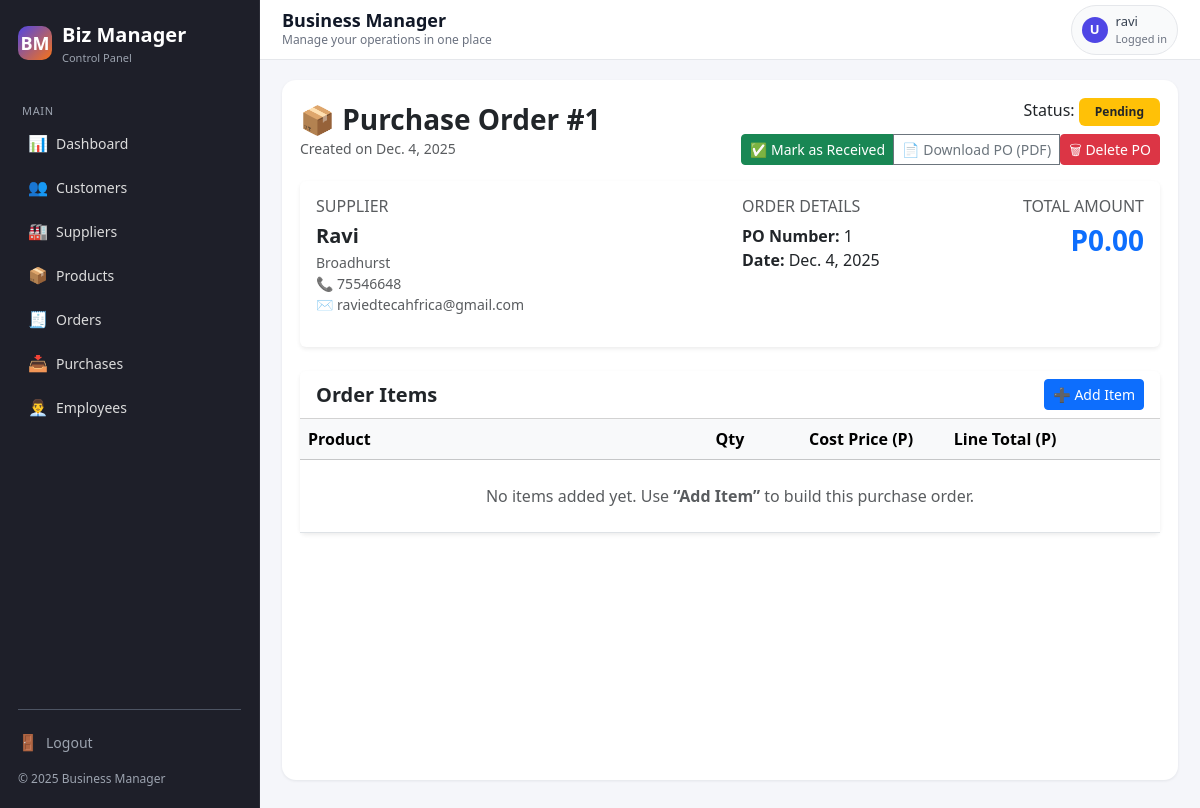
The app's page /sales/orders/1/ (signed in) with its own data.
### sales/models.py (models this page shows, shortened)
class PurchaseOrder(models.Model):
    supplier = models.ForeignKey(Supplier, on_delete=models.CASCADE)
    date = models.DateField(auto_now_add=True)
    status = models.CharField(
        max_length=20,
        choices=[("Pending", "Pending"), ("Received", "Received")],
        default="Pending",
    )
    total_amount = models.DecimalField(max_digits=12, decimal_places=2, default=0)

### crm/models.py (models this page shows, shortened)
class Supplier(models.Model):
    name = models.CharField(max_length=200)
    email = models.EmailField(blank=True, null=True)
    phone = models.CharField(max_length=50, blank=True, null=True)
    address = models.TextField(blank=True, null=True)
    company = models.CharField(max_length=200, blank=True, null=True)
    created_at = models.DateTimeField(auto_now_add=True)

### sales/views.py (the view)
# urls.py: path("orders/<int:pk>/", views.purchase_order_detail, name="purchase_order_detail"),
@login_required
def purchase_order_detail(request, pk):
    po = get_object_or_404(PurchaseOrder, pk=pk)
    items = PurchaseOrderItem.objects.filter(purchase_order=po)
    products = Product.objects.all()
    return render(
        request,
        "sales/po_detail.html",
        {
            "po": po,
            "items": items,
            "products": products,
        },
    )

### inventory/models.py (called while the page is built)
    @property
    def name(self):
        return f"{self.animal_type} - {self.meat_type} ({self.weight_kg} kg)"

### templates/sales/po_detail.html (shortened to what this page needs)
{% extends "base.html" %}
{% block content %}
<div class="d-flex justify-content-between align-items-center mb-3">
    <div>
        <h3 class="fw-bold mb-0">📦 Purchase Order #{{ po.id }}</h3>
        <small class="text-muted">Created on {{ po.date }}</small>
    </div>
    <div class="text-end">
        <p class="mb-2">
            Status:
            {% if po.status == "Pending" %}
                <span class="badge bg-warning text-dark px-3 py-2">Pending</span>
            {% else %}
                <span class="badge bg-success px-3 py-2">Received</span>
            {% endif %}
        </p>
        <div class="btn-group">
            {% if po.status == "Pending" %}
            <a href="{% url 'purchase_order_receive' po.id %}" class="btn btn-success btn-sm">
                ✅ Mark as Received
            </a>
            {% endif %}
            <a href="{% url 'purchase_order_pdf' po.id %}" class="btn btn-outline-secondary btn-sm">
                📄 Download PO (PDF)
            </a>
            <form method="post"
                  action="{% url 'purchase_order_delete' po.id %}"
                  class="d-inline">
                <button type="submit"
                        class="btn btn-danger btn-sm"
                        onclick="return confirm('Are you sure you want to delete this Purchase Order? This action cannot be undone.')">
                    🗑 Delete PO
                </button>
            </form>
        </div>
    </div>
</div>
<div class="card shadow-sm border-0 mb-4">
    <div class="card-body">
        <div class="row">
            <div class="col-md-6 mb-3">
                <h6 class="text-uppercase text-muted mb-2">Supplier</h6>
                <h5 class="fw-semibold mb-0">{{ po.supplier.name }}</h5>
                {% if po.supplier.address %}
                    <div class="small text-muted mt-1">{{ po.supplier.address }}</div>
                {% endif %}
                {% if po.supplier.phone %}
                    <div class="small text-muted">📞 {{ po.supplier.phone }}</div>
                {% endif %}
                {% if po.supplier.email %}
                    <div class="small text-muted">✉️ {{ po.supplier.email }}</div>
                {% endif %}
            </div>
            <div class="col-md-3 mb-3">
                <h6 class="text-uppercase text-muted mb-2">Order Details</h6>
                <div><strong>PO Number:</strong> {{ po.id }}</div>
                <div><strong>Date:</strong> {{ po.date }}</div>
            </div>
            <div class="col-md-3 mb-3 text-md-end">
                <h6 class="text-uppercase text-muted mb-2">Total Amount</h6>
                <h3 class="fw-bold text-primary mb-0">P{{ po.total_amount }}</h3>
            </div>
        </div>
    </div>
</div>
<div class="card shadow-sm border-0 mb-4">
    <div class="card-header bg-white d-flex justify-content-between align-items-center">
        <h5 class="mb-0 fw-semibold">Order Items</h5>
        <button class="btn btn-primary btn-sm" data-bs-toggle="modal" data-bs-target="#addItemModal">
            ➕ Add Item
        </button>
    </div>
    <div class="card-body p-0">
        <div class="table-responsive">
            <table class="table table-hover align-middle mb-0">
                <thead class="table-light">
                    <tr>
                        <th style="width: 40%;">Product</th>
                        <th class="text-center" style="width: 10%;">Qty</th>
                        <th class="text-end" style="width: 15%;">Cost Price (P)</th>
                        <th class="text-end" style="width: 15%;">Line Total (P)</th>
                        <th class="text-center" style="width: 10%;"></th>
                    </tr>
                </thead>
                <tbody>
                    {% for item in items %}
                    <tr>
                        <td>{{ item.product.name }}</td>
                        <td class="text-center">{{ item.quantity }}</td>
                        <td class="text-end">P{{ item.cost_price }}</td>
                        <td class="text-end fw-semibold">P{{ item.line_total }}</td>
                        <td class="text-center">
                            <a href="{% url 'purchase_order_delete_item' po.id item.id %}"
                               class="btn btn-sm btn-outline-danger"
                               title="Remove item">
                               ✖
                            </a>
                        </td>
                    </tr>
                    {% empty %}
                    <tr>
                        <td colspan="5" class="text-center text-muted py-4">
                            No items added yet. Use <strong>“Add Item”</strong> to build this purchase order.
                        </td>
                    </tr>
                    {% endfor %}
                </tbody>
            </table>
        </div>
    </div>
</div>
{% endblock %}

### templates/base.html (shortened to what this page needs)
<!DOCTYPE html>
<html lang="en">
<head>
    <link href="https://cdn.jsdelivr.net/npm/bootstrap@5.3.2/dist/css/bootstrap.min.css" rel="stylesheet">
</head>
<body>
<div class="app-layout">
    <aside class="sidebar" id="sidebar">
        <div class="sidebar-brand">
            <div class="sidebar-logo">BM</div>
            <div>
                <p class="sidebar-title">Biz Manager</p>
                <p class="sidebar-subtitle">Control Panel</p>
            </div>
        </div>
        <p class="sidebar-section-label">Main</p>
        <ul class="sidebar-nav">
            <li class="sidebar-nav-item">
                <a href="{% url 'dashboard' %}" class="sidebar-nav-link">
                    <span class="icon">📊</span>
                    <span>Dashboard</span>
                </a>
            </li>
            <li class="sidebar-nav-item">
                <a href="/crm/customers/" class="sidebar-nav-link">
                    <span class="icon">👥</span>
                    <span>Customers</span>
                </a>
            </li>
            <li class="sidebar-nav-item">
                <a href="/crm/suppliers/" class="sidebar-nav-link">
                    <span class="icon">🏭</span>
                    <span>Suppliers</span>
                </a>
            </li>
            <li class="sidebar-nav-item">
                <a href="/inventory/" class="sidebar-nav-link">
                    <span class="icon">📦</span>
                    <span>Products</span>
                </a>
            </li>
            <li class="sidebar-nav-item">
                <a href="/sales/orders/" class="sidebar-nav-link">
                    <span class="icon">🧾</span>
                    <span>Orders</span>
                </a>
            </li>
            <li class="sidebar-nav-item">
                <a href="{% url 'sales_documents_dashboard' %}" class="sidebar-nav-link">
                    <span class="icon">📥</span>
                    <span>Purchases</span>
                </a>
            </li>
            <li class="sidebar-nav-item">
                <a href="/hr/employees/" class="sidebar-nav-link">
                    <span class="icon">👨‍💼</span>
                    <span>Employees</span>
                </a>
            </li>
        </ul>
        <div class="sidebar-divider"></div>
        <div class="sidebar-footer">
            <div class="mb-2">
                <a href="{% url 'logout' %}" class="sidebar-nav-link" style="padding-left: 0;">
                    <span class="icon">🚪</span>
                    <span>Logout</span>
                </a>
            </div>
            <div>© {% now "Y" %} Business Manager</div>
        </div>
    </aside>
    <div class="main-wrapper">
        <header class="topbar">
            <div class="topbar-left">
                <h1>{% block page_heading %}Business Manager{% endblock %}</h1>
                <small>{% block page_subtitle %}Manage your operations in one place{% endblock %}</small>
            </div>
            <div class="topbar-right">
                <div class="topbar-user">
                    <div class="topbar-user-avatar">
                        {{ request.user.first_name|default:"U"|first|upper }}
                    </div>
                    <div>
                        <div style="font-weight: 500;">
                            {{ request.user.get_full_name|default:request.user.username }}
                        </div>
                        <div style="font-size: 11px; color: #6b7280;">
                            Logged in
                        </div>
                    </div>
                </div>
            </div>
        </header>
        <main class="content">
            <div class="content-inner">
                {% block content %}{% endblock %}
            </div>
        </main>
    </div>
</div>
</body>
</html>

### records on screen
PurchaseOrder: id "1", date "Dec. 4, 2025", supplier.name "Ravi", supplier.address "Broadhurst", supplier.phone "75546648", supplier.email "raviedtecahfrica@gmail.com", total_amount "0.00"

### other values on screen
{{ request.user.first_name|default:"U"|first|upper }} "U"
{{ request.user.get_full_name|default:request.user.username }} "ravi"
